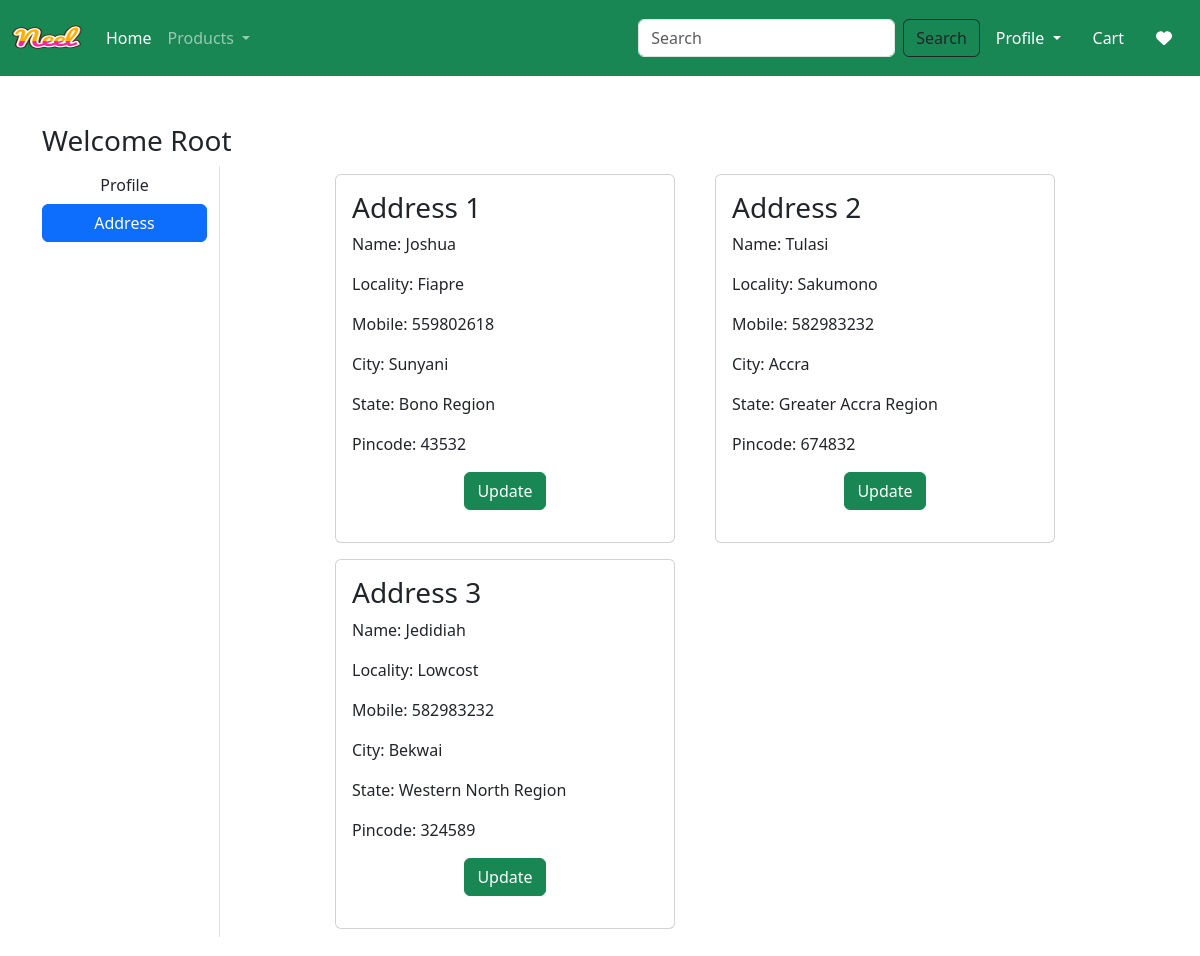
The page /address/ (signed in) on the database its author committed.
### app/models.py (models this page shows, shortened)
class Customer(models.Model):
    user = models.ForeignKey(User, on_delete=models.CASCADE)
    name = models.CharField(max_length=200)
    locality = models.CharField(max_length=200)
    city = models.CharField(max_length=50)
    mobile = models.IntegerField(default=0)
    zipcode = models.IntegerField()
    state = models.CharField(choices=STATE_CHOICES, max_length=100)

### app/views.py (the view)
# urls.py: path("address/", views.address, name='address'),
@login_required
def address(request):
    add = Customer.objects.filter(user=request.user)
    totalitem = 0
    wishitem = 0
    if request.user.is_authenticated:
        totalitem = len(Cart.objects.filter(user=request.user))
        wishitem = len(Wishlist.objects.filter(user=request.user))
    return render(request, 'app/address.html', locals())

### app/templates/app/address.html (shortened to what this page needs)
{% extends 'app/base.html' %}
{% load static%}
{% block main-content %}
<div class="container my-5">
    <div class="row">
        <h3>Welcome <span class="text-capitalize">{{request.user}}</span></h3>
        <div class="col-sm-2 border-end">
            <ul class="list-unstyled">
                <li class="d-grid"><a href="{% url 'profile' %}" class="btn">Profile</a></li>
                <li class="d-grid"><a href="{% url 'address' %}" class="btn btn-primary">Address</a></li>
            </ul>
        </div>
        <div class="col-sm-8 offset-sm-1">
            <div class="row">
                {% for ad in add %}
                    <div class="col-sm-6">
                        <div class="card m-2">
                            <div class="card-body">
                                <h3>Address {{forloop.counter}}</h3>
                                <p>Name: {{ad.name}}</p>
                                <p>Locality: {{ad.locality}}</p>
                                <p>Mobile: {{ad.mobile}}</p>
                                <p>City: {{ad.city}}</p>
                                <p>State: {{ad.state}}</p>
                                <p>Pincode: {{ad.zipcode}}</p>
                                <p class="text-center"><a href="{% url 'update-address' pk=ad.id %}" type="button" class="btn btn-success">Update</a></p>
                            </div>
                        </div>
                    </div>
                {% endfor %}
            </div>
        </div>
    </div>
{% endblock main-content %}

### rows shown on the page
Customer: name "Joshua", locality "Fiapre", mobile "559802618", city "Sunyani", state "Bono Region", zipcode "43532"
Customer: name "Tulasi", locality "Sakumono", mobile "582983232", city "Accra", state "Greater Accra Region", zipcode "674832"
Customer: name "Jedidiah", locality "Lowcost", mobile "582983232", city "Bekwai", state "Western North Region", zipcode "324589"

### other values the page prints
{{ request.user }} "Root"
